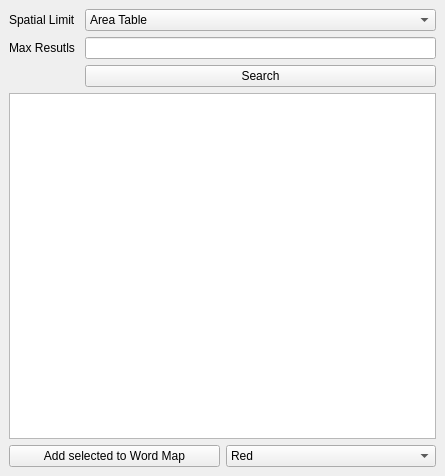
<?xml version="1.0" encoding="UTF-8"?>
<ui version="4.0">
 <class>PostSamples_DockWidget</class>
 <widget class="QDockWidget" name="PostSamples_DockWidget">
  <property name="geometry">
   <rect>
    <x>0</x>
    <y>0</y>
    <width>445</width>
    <height>476</height>
   </rect>
  </property>
  <property name="windowTitle">
   <string>Post Samples</string>
  </property>
  <widget class="QWidget" name="dockWidgetContents">
   <layout class="QVBoxLayout" name="verticalLayout_2">
    <item>
     <layout class="QVBoxLayout" name="verticalLayout">
      <item>
       <layout class="QFormLayout" name="formLayout">
        <property name="fieldGrowthPolicy">
         <enum>QFormLayout::AllNonFixedFieldsGrow</enum>
        </property>
        <item row="0" column="0">
         <widget class="QLabel" name="label">
          <property name="text">
           <string>Spatial Limit</string>
          </property>
         </widget>
        </item>
        <item row="0" column="1">
         <widget class="QComboBox" name="boundary_comboBox">
          <item>
           <property name="text">
            <string>Area Table</string>
           </property>
          </item>
          <item>
           <property name="text">
            <string>None</string>
           </property>
          </item>
         </widget>
        </item>
        <item row="1" column="0">
         <widget class="QLabel" name="label_2">
          <property name="text">
           <string>Max Resutls </string>
          </property>
         </widget>
        </item>
        <item row="1" column="1">
         <widget class="QLineEdit" name="limit_lineEdit"/>
        </item>
        <item row="2" column="0">
         <widget class="QLabel" name="label_3">
          <property name="text">
           <string/>
          </property>
         </widget>
        </item>
        <item row="2" column="1">
         <widget class="QPushButton" name="search_pushButton">
          <property name="text">
           <string>Search</string>
          </property>
         </widget>
        </item>
       </layout>
      </item>
     </layout>
    </item>
    <item>
     <widget class="QListWidget" name="results_listWidget"/>
    </item>
    <item>
     <layout class="QHBoxLayout" name="horizontalLayout">
      <item>
       <widget class="QPushButton" name="addToMap_pushButton">
        <property name="text">
         <string>Add selected to Word Map</string>
        </property>
       </widget>
      </item>
      <item>
       <widget class="QComboBox" name="markerColor_comboBox">
        <item>
         <property name="text">
          <string>Red</string>
         </property>
        </item>
        <item>
         <property name="text">
          <string>Green</string>
         </property>
        </item>
        <item>
         <property name="text">
          <string>Blue</string>
         </property>
        </item>
        <item>
         <property name="text">
          <string>Black</string>
         </property>
        </item>
        <item>
         <property name="text">
          <string>Yellow</string>
         </property>
        </item>
        <item>
         <property name="text">
          <string>White</string>
         </property>
        </item>
       </widget>
      </item>
     </layout>
    </item>
    <item>
     <layout class="QFormLayout" name="formLayout_2"/>
    </item>
   </layout>
  </widget>
 </widget>
 <resources/>
 <connections/>
</ui>
